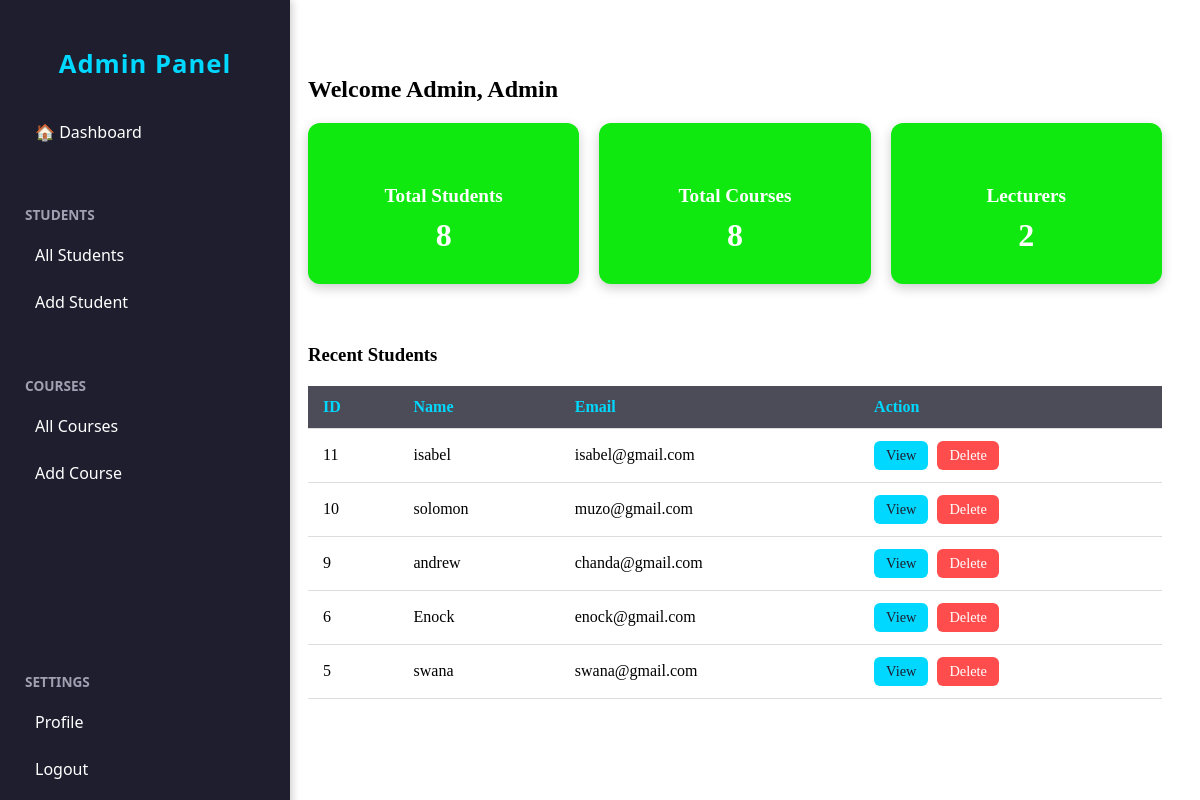
The page /admin_dashboard/ (signed in) on the database its author committed.
### student_app/models.py (models this page shows, shortened)
class Student(models.Model):
    user = models.OneToOneField('auth.User', on_delete=models.CASCADE, null=True, blank=True)
    first_name= models.CharField(max_length=30)
    last_name= models.CharField(max_length=30)
    image= models.ImageField(upload_to='images/')
    email= models.EmailField()
    age= models.IntegerField()
    phone= models.CharField(max_length=12)
    courses= models.ManyToManyField(Course, related_name="students")

### student_app/views.py (the view)
# urls.py: path('admin_dashboard/', views.admin_dashboard, name= 'admin_dashboard'),
@staff_member_required
def admin_dashboard(request):
    courses_offered= Course.objects.count()
    students= Student.objects.count()
    lecturers= Lecture.objects.count()
    latest_students= Student.objects.order_by('-id')[:5]
    return render(request, 'admin.html', {
    'students': students,
    'courses_offered': courses_offered,
    'latest_students':latest_students,
    'lecturers': lecturers
    })

### student_app/templates/admin.html (shortened to what this page needs)
{% load static %}
<div id="admin-sidebar">
    <h3 class="sidebar-logo">Admin Panel</h3>
    <div class="sidebar-section">
        <a href="#" class="sidebar-link">🏠 Dashboard</a>
    </div>
    <div class="sidebar-section">
        <h5 class="sidebar-section-title">Students</h5>
        <a href="{% url 'student_info' %}" class="sidebar-link">All Students</a>
        <a href="{% url 'register_student' %}" class="sidebar-link">Add Student</a>
    </div>
    <div class="sidebar-section">
        <h5 class="sidebar-section-title">Courses</h5>
        <a href="{% url 'view_courses' %}" class="sidebar-link">All Courses</a>
        <a href="{% url 'add_course' %}" class="sidebar-link">Add Course</a>
    </div>
    <div class="sidebar-section mt-auto">
        <h5 class="sidebar-section-title">Settings</h5>
        <a href="#" class="sidebar-link">Profile</a>
        <a href="{% url 'logout' %}" class="sidebar-link">Logout</a>
    </div>
</div>
<div id="admin-content">
    <h2>Welcome {{user.username}}, Admin</h2>
    <div style="display:flex; flex-wrap:wrap; gap:20px; margin-top:20px;">
        <div class="admin-card" style="flex:1;">
            <h5>Total Students</h5>
            <p>{{students }}</p>
        </div>
        <div class="admin-card" style="flex:1;">
            <h5>Total Courses</h5>
            <p>{{ courses_offered }}</p>
        </div>
        <div class="admin-card" style="flex:1;">
            <h5>Lecturers</h5>
            <p>{{ lecturers }}</p>
        </div>
    </div>
    <h3 style="margin-top:40px; margin-bottom:15px;">Recent Students</h3>
    <table class="admin-table">
        <thead>
            <tr>
                <th>ID</th>
                <th>Name</th>
                <th>Email</th>
                <th>Action</th>
            </tr>
        </thead>
        <tbody>
            {% for student in latest_students %}
            <tr>
                <td>{{ student.id }}</td>
                <td>{{ student.first_name }}</td>
                <td>{{ student.email }}</td>
                 <td>
            <a href="#" class="action-btn view-btn">View</a>
            <a href="{% url 'delete_student' student.id %}"
               class="action-btn delete-btn"
               onclick="return confirm('Are you sure you want to delete this student?');">
               Delete
            </a>
        </td>
            </tr>
            {% endfor %}
        </tbody>
    </table>
</div>

### student_app/templates/admin.html (style rules this page uses)
#admin-sidebar { width: 250px; height: 100vh; position: fixed; top: 0; left: 0; background-color: #1e1e2f; color: #fff; display: flex; flex-direction: column; padding: 20px; box-shadow: 2px 0 8px rgba(0,0,0,0.2); font-family: 'Segoe UI', sans-serif; }
.sidebar-logo { font-size: 1.6rem; font-weight: bold; text-align: center; margin-bottom: 30px; letter-spacing: 1px; color: #00d8ff; }
.sidebar-section { margin-bottom: 25px; }
.sidebar-section-title { font-size: 0.85rem; text-transform: uppercase; color: #a0a0b2; margin-bottom: 10px; padding-left: 5px; }
.sidebar-link { display: block; color: #fff; padding: 10px 15px; margin-bottom: 5px; border-radius: 8px; text-decoration: none; font-weight: 500; transition: all 0.2s ease-in-out; }
.mt-auto { margin-top: auto; }
#admin-content { margin-left: 270px; padding: 30px; }
.admin-card { background-color: #0fe90f; color: #fff; border-radius: 12px; padding: 30px 20px; margin-bottom: 20px; text-align: center; box-shadow: 0 4px 12px rgba(0,0,0,0.2); transition: transform 0.2s ease; }
.admin-card h5 { font-weight: bold; font-size: 1.2rem; margin-bottom: 10px; }
.admin-card p { font-size: 2rem; font-weight: bold; margin: 0; }
.admin-table { width: 100%; border-collapse: collapse; margin-top: 20px; }
.admin-table th, .admin-table td { padding: 12px 15px; border-bottom: 1px solid #ddd; text-align: left; }
.admin-table th { background-color: #4c4c58; color: #00d8ff; }
.action-btn { padding: 6px 12px; border-radius: 6px; text-decoration: none; font-size: 0.9rem; font-weight: 500; margin-right: 5px; display: inline-block; }
.view-btn { background-color: #00d8ff; color: #1e1e2f; }
.delete-btn { background-color: #ff4d4d; color: white; }

### rows shown on the page
Student: id "11", first_name "isabel", email "isabel@gmail.com"
Student: id "10", first_name "solomon", email "muzo@gmail.com"
Student: id "9", first_name "andrew", email "chanda@gmail.com"
Student: id "6", first_name "Enock", email "enock@gmail.com"
Student: id "5", first_name "swana", email "swana@gmail.com"

### other values the page prints
{{ user.username }} "Admin"
{{ students }} "8"
{{ courses_offered }} "8"
{{ lecturers }} "2"
